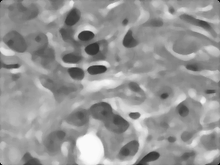
%> input picture Procesamiento de imagenes/Guia 3/guia3.png, 220 x 165 px, shrunk from 303 x 227 before the run
$ octave erotionwatershed.m   (GNU Octave 9; MATLAB toolbox functions it lacks are replaced by stand-ins)
%> lines starting %> are read from the running program, lines starting %| are printed output that depends on the picture; in (x1, y1, x2, y2) boxes, pixels count from 0 and x2, y2 are one past the last pixel; in counts of white or black regions, pixels touching at a corner belong together; the program's own positions count from 1
### Procesamiento de imagenes/Guia 3/erosionar.m
function convolucion=erosionar(Ih,Iw,I)

Id=zeros(Ih+3,Iw+3);
Id(2:Ih+1,2:Iw+1)=I(1:Ih,1:Iw);

for j=2:1:Iw+1
for i=2:1:Ih+1
a=Id(i-1,j-1);
b=Id(i-1,j);
c=Id(i-1,j+1);
d=Id(i,j-1);
e=Id(i+1,j-1);
f=Id(i+1,j);
g=Id(i+1,j+1);
h=Id(i,j+1);
p=Id(i,j);
if ((p==1) && (b==0||d==0||e==0||g==0))
    p=0;
end
 convolucion(i,j)=p;
end
end
return

### Procesamiento de imagenes/Guia 3/entrega 3b/erotionwatershed.m
%Erosion
clc
clear all
close all

I1=imread('guia3.png');
%> I1 is the input picture: size 165x220 uint8; min 6, max 251, mean 150.3
I=imread('watershed.png');
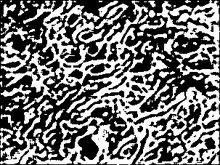
%> input picture Procesamiento de imagenes/Guia 3/watershed.png, 220 x 165 px, shrunk from 303 x 227 before the run
%> I is the input picture: size 165x220 uint8; min 0, max 255, mean 114.4

s=strel('square',3);
E1=imerode(I,s);
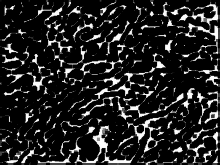
%> E1: size 165x220 uint8; min 0, max 255, mean 35


%% En imagen otsu
w=[1 1 1;1 1 1;1 1 1]; %Objeto
[W H]=size(I);
%> W = 165; H = 220
for i=1:1:W
    for j=1:1:H
        if I(i,j)==255
            E(i,j)=1;
        else
            E(i,j)=0;
        end
    end
end
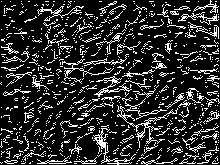
%> E: size 165x220 double; values 0 (black) and 1 (white), 17.8% white in thin lines or dots

% [20 lines of commented-out code are left out]
Ier=erosionar(W,H,E);
%> in erosionar, `Id(2:Ih+1,2:Iw+1)=I(1:Ih,1:Iw);`:
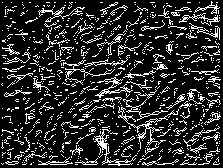
%> Id: size 168x223 double; values 0 (black) and 1 (white), 17.3% white in thin lines or dots
%> after the loop in erosionar, `for j=2:1:Iw+1`:
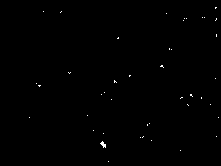
%> convolucion: size 166x221 double; values 0 (black) and 1 (white), 0.27% white in thin lines or dots, all inside (x1, y1, x2, y2) = (29, 7, 219, 162)
[f c]=size(Ier);
%> f = 166; c = 221
%multiplicacion punto a punto


for i=1:1:f-1
    for j=1:1:c-1
        D(i,j)=I1(i,j).*Ier(i,j);
    end
end

figure,
subplot(1,2,1),imshow(I1),title('Imagen en escala de grises')
subplot(1,2,2),imshow(I),title('Binarizacion wahtershed')
figure,
subplot(1,2,1),imshow(Ier),title('Erosion Watershed')
subplot(1,2,2),imshow(E1),title('Erosion por funcion de matlab watershed')
figure,
subplot(1,2,1),imshow(I1),title('Imagen Original en gris')
subplot(1,2,2),imshow(D),title('Multiplicacion punto a punto Watershed')
